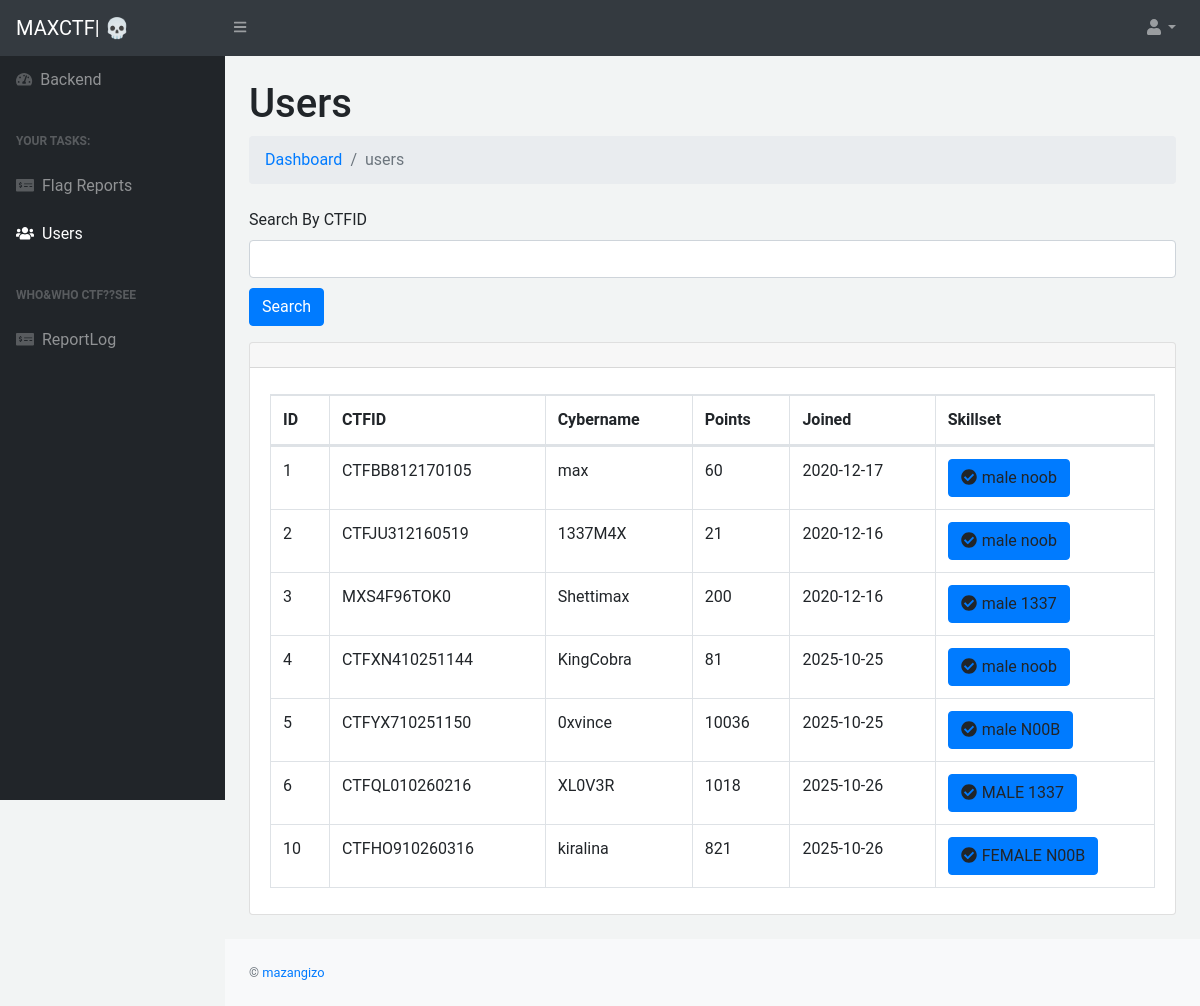
The app's page /admin/admin/userz.php (signed in), older data.
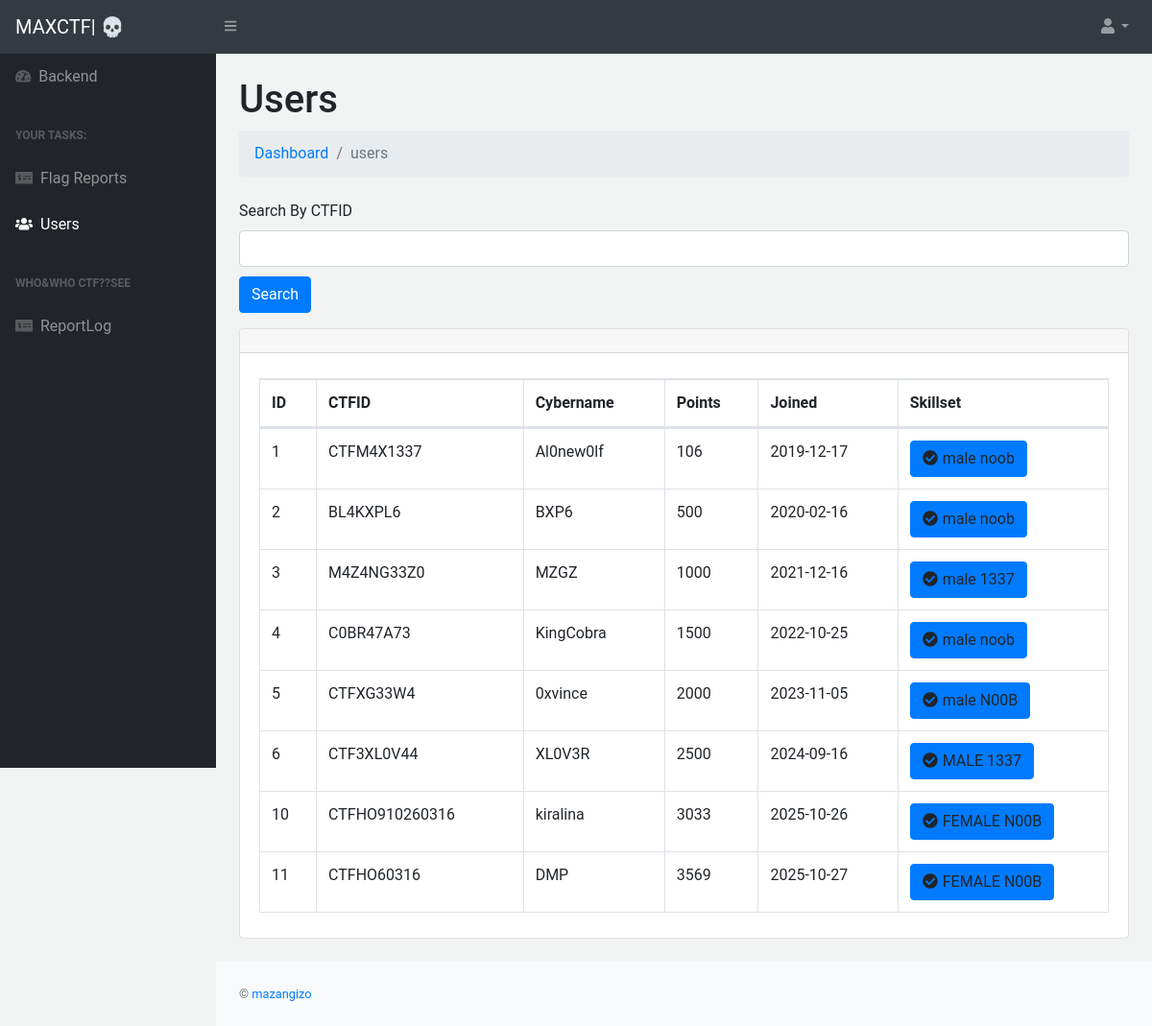
The same page, newer data.
### tables this page shows
CREATE TABLE `accounts` (
  `id` int(11) NOT NULL,
  `ctfid` varchar(30) NOT NULL COMMENT 'autoogenctfid',
  `ctfname` varchar(20) NOT NULL COMMENT 'cybername of user',
  `ctfscore` int(5) NOT NULL COMMENT 'score of user',
  `joined` varchar(20) NOT NULL COMMENT 'date user joined',
  `ctfskillset` varchar(4) NOT NULL COMMENT 'noob or 1337',
  `gender` varchar(10) NOT NULL COMMENT 'male ni or female',
  `ctfemail` varchar(30) NOT NULL COMMENT 'email',
  `ctfpassword` varchar(1000) NOT NULL COMMENT 'password its d mail o',
  `farko` varchar(11) DEFAULT NULL COMMENT 'basic if uuser bypass d html reg'
);

### admin/admin/userz.php (the view, shortened to what this page needs)
<?php
include 'config.php';
?>
<?php include 'header.php'; ?>
            <div id="layoutSidenav_content">
                <main>
                    <div class="container-fluid">
                        <h1 class="mt-4">Users</h1>
                        <ol class="breadcrumb mb-4">
                            <li class="breadcrumb-item"><a href="dashboard.php">Dashboard</a></li>
                            <li class="breadcrumb-item active">users</li>
                        </ol>
                        <form method="post">
    <div class="form-group">
        <label>Search By CTFID</label>
        <input type="text" class="form-control" name="walletid">
        <input style="margin-top: 10px;" type="submit" name="submit" value="Search" class="btn btn-primary">
    </div>
</form>
                        <div class="card mb-4">
                            <div class="card-header">
                            </div>
                            <div class="card-body">
                                <div class="table-responsive">
                                    <table class="table table-bordered" id="dataTable" width="100%" cellspacing="0">
                                        <thead>
                                            <tr>
                                                <th>ID</th>
                                                <th>CTFID</th>
                                                <th>Cybername</th>
                                                <th>Points</th>
                                                <th>Joined</th>
                                                <th>Skillset</th>
                                            </tr>
                                        </thead>
                                        <tbody>
                                        <?php
                                        $get="select * from accounts";
                                        $run=mysqli_query($conn,$get);
                                        while($row_pro=mysqli_fetch_array($run))
                                        {
                                            $id=$row_pro['id'];
                                            $label=$row_pro['ctfid'];
                                            $username=$row_pro['ctfname'];
                                            $Fullname=$row_pro['gender'] . '    '. $row_pro['ctfskillset'] ;
                                            $farko=$row_pro['farko'];
                                            $date=$row_pro['joined'];
                                            $score=$row_pro['ctfscore'];
                                        ?>
                                            <tr>
                                                <td><?php echo htmlentities($id);?></td>
                                                <td><?php echo htmlentities($label);?></td>
                                                <td><?php echo htmlentities($username);?></td>
                                                <td><?php echo htmlentities($score);?></td>
                                                <td><?php echo htmlentities($date);?></td>
                                                <td>
                                                    <?php if($farko=='1')
                                                    { ?>
                                               <a id="status_change" class="btn btn-primary"><i class="fas fa-check-circle" style="margin-right: 5px;"></i><?php echo $Fullname; ?></a>
                                                    <?php }
                                                    else
                                                    {
                                                    ?>
                                                    <span class="badge badge-success">CANTBYPASSREG</span>
                                                    <?php } ?>
                                              </td>
                                            </tr>
                                        <?php } ?>
                                        </tbody>
                                    </table>
                                </div>
                            </div>
                        </div>
                    </div>
                </main>
             <?php include 'footer2.php'; ?>

Row changes from the older to the newer data that the page shows:
changed accounts id 1: ctfid "CTFBB812170105" → "CTFM4X1337"; ctfname "max" → "Al0new0lf"; ctfscore "60" → "106"; joined "2020-12-17" → "2019-12-17"
changed accounts id 2: ctfid "CTFJU312160519" → "BL4KXPL6"; ctfname "1337M4X" → "BXP6"; ctfscore "21" → "500"; joined "2020-12-16" → "2020-02-16"
changed accounts "male 1337": ctfid "MXS4F96TOK0" → "M4Z4NG33Z0"; ctfname "Shettimax" → "MZGZ"; ctfscore "200" → "1000"; joined "2020-12-16" → "2021-12-16"
changed accounts "KingCobra": ctfid "CTFXN410251144" → "C0BR47A73"; ctfscore "81" → "1500"; joined "2025-10-25" → "2022-10-25"
changed accounts "0xvince": ctfid "CTFYX710251150" → "CTFXG33W4"; ctfscore "10036" → "2000"; joined "2025-10-25" → "2023-11-05"
changed accounts "XL0V3R": ctfid "CTFQL010260216" → "CTF3XL0V44"; ctfscore "1018" → "2500"; joined "2025-10-26" → "2024-09-16"
changed accounts "CTFHO910260316": ctfscore "821" → "3033"
added accounts: id "11", ctfid "CTFHO60316", ctfname "DMP", ctfscore "3569", joined "2025-10-27", Fullname "FEMALE N00B"
